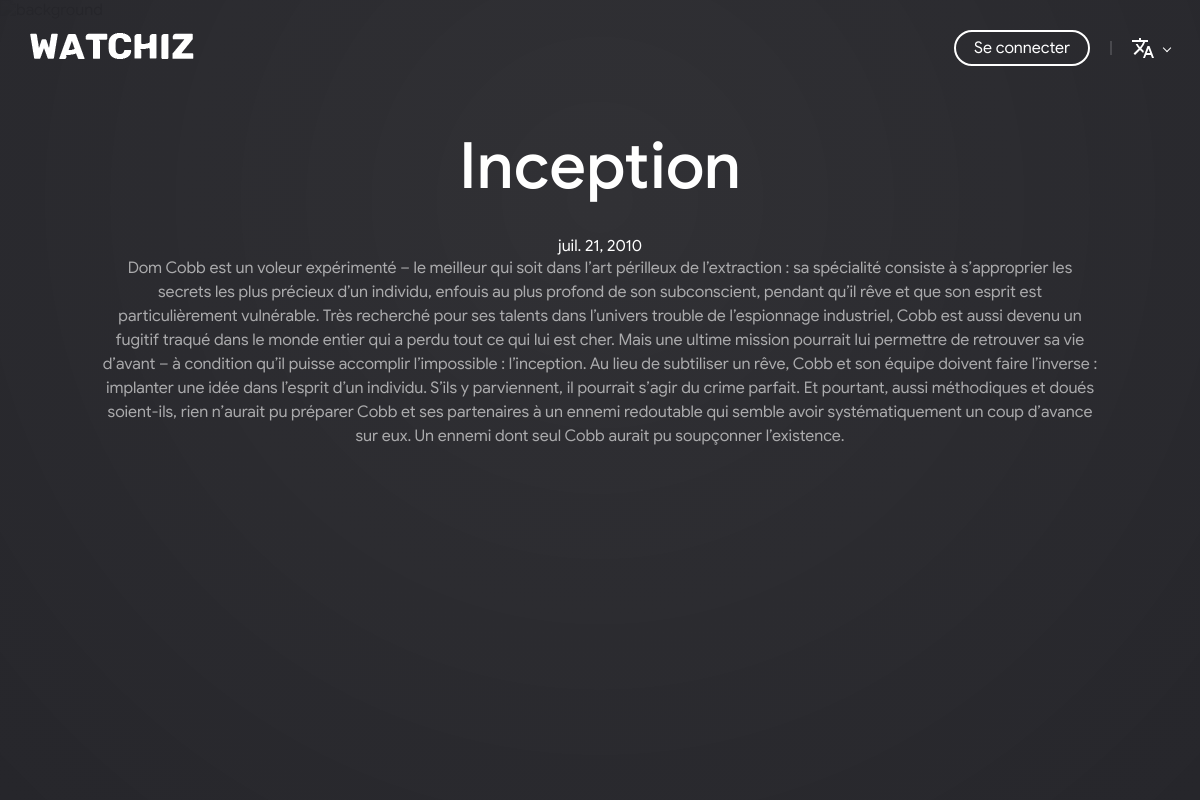
Page /movies/1 on the committed database.
### app/models.py (models this page shows, shortened)
class Film(models.Model):
    titre = models.CharField(max_length=50)
    poster = models.TextField()
    background = models.TextField()
    realisateurs = models.ManyToManyField('Realisateur')
    synospis = models.TextField()
    categories = models.ManyToManyField('Categorie', related_name='c_i_u')
    dateSortie = models.DateField()

### app/views.py (the view)
# urls.py: path('movies/<int:pk>', DetailMovieView.as_view(), name='detail_movie_view'),
class DetailMovieView(DetailView):
    model = Film
    template_name = 'detail_movie.html'

### templates/detail_movie.html (shortened to what this page needs)
{% extends 'base.html' %}
{% block main_content %}
    <div class="page-limiter">
        <h1 class="movie-title">{{ object.titre }}</h1>
        <span>
            {{ object.dateSortie }}
        </span>
        <p>
            {{ object.synospis }}
        </p>
    </div>
{% endblock %}

### templates/base.html (shortened to what this page needs)
{% load static %}
<!DOCTYPE html>
<html lang="fr">
<head>
    <link rel="stylesheet" href="{% static 'css/main.css' %}">
    <link rel="stylesheet" href="{% static 'css/var.css' %}">
    <link rel="stylesheet" href="{% static 'css/responsive.css' %}">
</head>
<body>
<header>
    <section class="header-left-part">
        <a href="{% url 'index_view' %}">
            <img src="{% static 'img/global/logo.png' %}" alt="logo" class="logo">
        </a>
    </section>
    <section class="header-right-part">
        {% if user.is_authenticated %}
            <a href="{% url 'logout_view' %}">
                <button class="small-button red-button full-rounded-box">Se déconnecter</button>
            </a>
        {% else %}
            <a href="{% url 'login_view' %}">
                <button class="small-button secondary-button full-rounded-box">Se connecter</button>
            </a>
        {% endif %}
        <div class="separator"></div>
        <div class="translate-button-container">
            <img src="{% static 'img/global/icon/translate.svg' %}" alt="">
            <div class="arrow"></div>
        </div>
    </section>
</header>
<main>
    {% block main_content %}
    {% endblock %}
</main>
<div class="background-container">
    <div class="background-radial-gradient"></div>
    <div class="background-filter"></div>
    <div class="background-img">
    </div>
</div>
</body>
</html>

### static/css/main.css (style rules this page uses)
html, body { width: 100%; min-height: 100%; position: relative; }
body { display: flex; flex-direction: column; align-items: center; }
* { margin: 0; padding: 0; font-family: "Google Sans", serif; box-sizing: border-box; text-rendering: optimizeLegibility; }
button { cursor: pointer; }
a { text-decoration: none; color: inherit; cursor: pointer; }
.page-limiter { max-width: 1000px; box-sizing: initial; margin: 0 30px; display: flex; flex-direction: column; align-items: center; }
body > header { padding: 30px; z-index: 2; position: relative; display: flex; flex-direction: row; align-items: center; justify-content: space-between; width: 100%; }
body > header > section { display: flex; flex-direction: row; align-items: center; }
body > header > section.header-left-part { flex: 1; }
body > header > section.header-right-part { justify-content: flex-end; margin-left: 30px; }
.separator { width: 2px; height: 14px; background: rgba(255, 255, 255, 0.15); }
.header-right-part .separator { margin: 0 20px; }
.translate-button-container { position: relative; display: flex; flex-direction: row; align-items: center; }
.translate-button-container .arrow { position: relative; width: 6px; height: 6px; background: transparent; border-bottom: 1px solid #fff; border-right: 1px solid #fff; transform: rotate(45deg); margin-left: 10px; }
button { border: none; background: transparent; outline: none; }
.small-button { padding: 6px 18px; }
.secondary-button { background: transparent; border: 2px solid #fff; color: var(--primary-text-color); font-size: 16px; }
.full-rounded-box { border-radius: 100px; }
body > main { position: relative; z-index: 1; color: #fff; display: flex; flex-direction: column; align-items: center; text-align: center; margin: 30px 30px 0 30px; flex: 1; width: 100%; }
p { color: var(--secondary-text-color); }
h1, p { margin-bottom: 30px; }
p { line-height: 24px; }
.background-container { position: fixed; top: 0; left: 0; width: 100%; height: 100%; z-index: 0; }
.background-radial-gradient, .background-filter, .background-img { width: 100%; height: 100%; position: absolute; top: 0; left: 0; }
.background-radial-gradient { background: var(--background-radial-gradient); z-index: 3; }
.background-filter { background: var(--background-filter); z-index: 2; }
.background-img { z-index: 1; }
.movie-title { font-size: 64px; }

### static/css/var.css (style rules this page uses)
html { --primary-text-color: #fff; --secondary-text-color: rgba(255, 255, 255, 0.6); --grey-text-color: rgba(38, 38, 43, 1); --background-filter: rgba(38, 38, 43, 0.95); --background-radial-gradient: radial-gradient(farthest-corner at 50% 25%, transparent, rgba(38, 38, 43, 1)); }

### rows in the picture
Film: titre "Inception", dateSortie "juil. 21, 2010", synospis "Dom Cobb est un voleur expérimenté – le meilleur qui soit dans l’art périlleux de l’extraction : sa spécialité consiste à s’approprier les secrets les plus précieux d’un individu, enfouis au plus profond de son subconscient, pendant qu’il rêve et que son esprit est particulièrement vulnérable. Très recherché pour ses talents dans l’univers trouble de l’espionnage industriel, Cobb est aussi devenu un fugitif traqué dans le monde entier qui a perdu tout ce qui lui est cher. Mais une ultime mission pourrait lui permettre de retrouver sa vie d’avant – à condition qu’il puisse accomplir l’impossible : l’inception. Au lieu de subtiliser un rêve, Cobb et son équipe doivent faire l’inverse :…"
